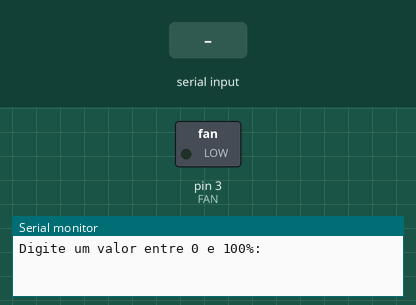
The sketch below on a simulated Arduino Uno, built with avr-gcc and run on an emulated ATmega328P. Parts: switched loads named in the sketch (green lamp = pin HIGH), the last lines printed to the serial monitor. Inputs (shaded band) come from the test bench.

Above: at 2.2 s.
2.3 s: "90,45\n" received over Serial
At 3.3 s:
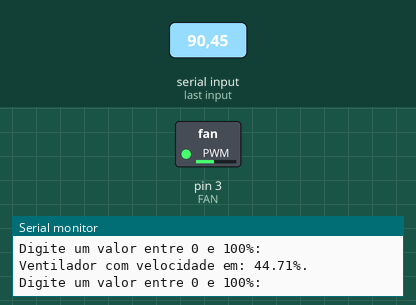
3.8 s: "5\n" received over Serial
At 4.4 s:
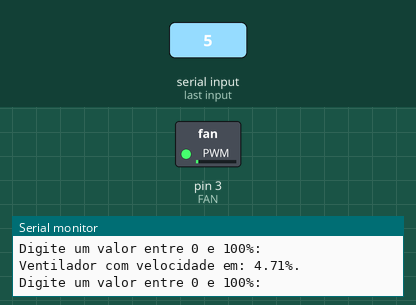
5.3 s: "30,150\n" received over Serial
At 5.6 s:
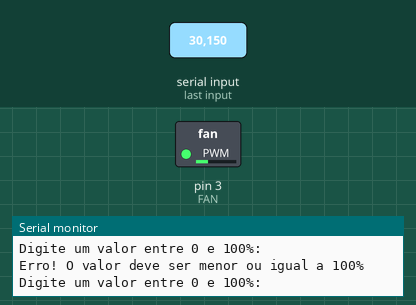
6.8 s: "90\n" received over Serial
At 8.0 s:
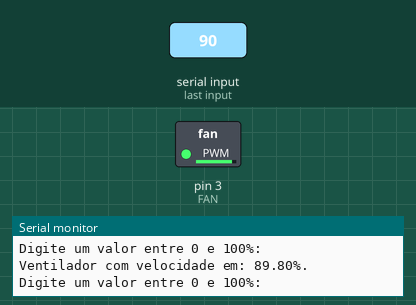
Timing chart, 0 to 9.3 s (numbered marks = the images above; inputs shaded):
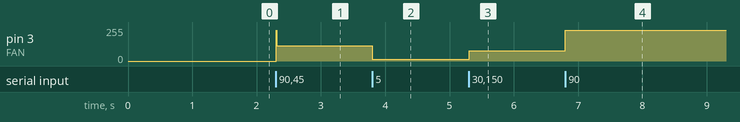

Measured:
- after the input at 2.3 s, pin 3 (FAN): 0/255 → 114/255 at once
- after the input at 3.8 s, pin 3 (FAN): 114/255 → 12/255 at once
- after the input at 5.3 s, pin 3 (FAN): 12/255 → 76/255 at once
- after the input at 6.8 s, pin 3 (FAN): 76/255 → 229/255 at once

The sketch:

fanController.ino
```cpp
#define FAN 3

byte vel;

void setup() {
  pinMode(FAN, OUTPUT);
  //inicia a interface serial
  Serial.begin(9600);
  delay(1000);
  Serial.println("Digite um valor entre 0 e 100%: ");
}

void loop() {
  // put your main code here, to run repeatedly:
  if (Serial.available() > 0) {
    vel = Serial.parseInt();
    Serial.read();
    if(vel > 100){
      Serial.println("Erro! O valor deve ser menor ou igual a 100%");
      Serial.println("Digite um valor entre 0 e 100%: ");
      return;
    }else if(vel < 0){
      Serial.println("Erro! O valor deve ser maior ou igual a 0%");
      Serial.println("Digite um valor entre 0 e 100%: ");
      return;
    }
    vel = vel/100.0*255;
    analogWrite(FAN, vel);
    Serial.print("Ventilador com velocidade em: ");
    Serial.print(vel/255.0*100);
    Serial.println("%.");
    Serial.println("Digite um valor entre 0 e 100%: ");
  }
}
```
